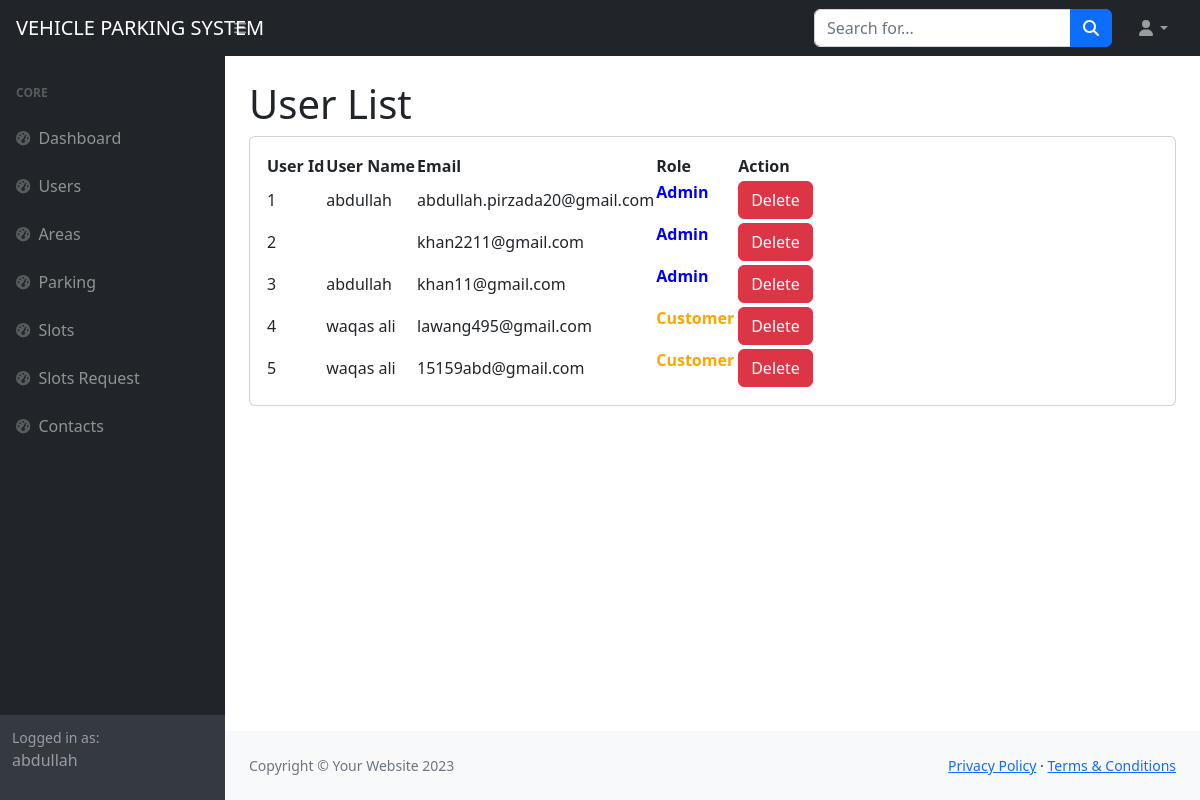
The page /backend/user_list/ (signed in) on the database its author committed.
### accountss/models.py (models this page shows)
class CustomUser(AbstractUser):
    USERNAME_FIELD = 'email'
    username = models.CharField(max_length=150, unique=False)
    email = models.EmailField(unique=True,default=True)
    is_admin = models.BooleanField(default=True)
    is_customer = models.BooleanField(default=False)
    forget_password_token = models.CharField(max_length=1000,blank=True,null=True)
    REQUIRED_FIELDS = [] # removes email from REQUIRED_FIELDS

### accountss/decorators.py (the view)
    def wrapper(request, *args, **kwargs):
        if request.user.is_authenticated and request.user.is_admin:
            return view_func(request, *args, **kwargs)
        else:
            return redirect('admin_login')

### backend/views.py (called while the page is built)
@backend_required
def user_list(request):
    user = CustomUser.objects.all()
    return render(request,'admin_site/user/user_list.html',context={'users':user})

### templates/admin_site/user/user_list.html
{% extends 'admin_site/base.html' %}
{% block content %}
<div id="layoutSidenav_content">
    <main>
        <div class="container-fluid px-4">
            <h1 class="mt-4">User List</h1>
            <div class="card mb-4">
                <div class="card-body">
                    <table id="datatablesSimple">
                        <thead>
                            <tr>
                                <th>User Id</th>
                                <th>User Name</th>
                                <th>Email</th>
                                <th>Role</th>
                                <th></th>
                                <th>Action</th>
                            </tr>
                        </thead>
                        <tbody>
                           {% for user in users  %}
                            <tr>
                                <td>{{user.id}}</td>
                                <td>{{user.username}}</td>
                                <td>{{user.email}}</td>
                                {% if user.is_admin %}
                                <td><p style="color:blue; font-weight:bold;">Admin</p></td>
                                {% else %}
                                <td class=""><p style="color:orange; font-weight:bold;">Customer</p></td>
                                {% endif %}
                                <td></td>
                                <td>
                                    <a href="{% url 'delete_user' user.id %}" type="button" class="btn btn-danger">
                                        Delete
                                      </a>
                                </td>
                            </tr>
                            {% endfor %}
                        </tbody>
                    </table>
                </div>
            </div>
        </div>
    </main>
{% endblock %}

### templates/admin_site/base.html
{% include 'admin_site/head_tages.html' %}
{% include 'admin_site/navbar.html' %}
{% include 'admin_site/sidebar.html' %}
{% block content %}
{% endblock %}
{% include 'admin_site/footer.html' %}
{% include 'admin_site/script_tages.html' %}

### templates/admin_site/head_tages.html (shortened to what this page needs)
<!DOCTYPE html>
<html lang="en">
    <head>
        {% load static %}
        <link href="https://cdn.jsdelivr.net/npm/simple-datatables@7.1.2/dist/style.min.css" rel="stylesheet" />
        <link rel="stylesheet" href="{% static 'admin_site/dist/css/styles.css' %}" />
    </head>

### templates/admin_site/navbar.html (shortened to what this page needs)
<body class="sb-nav-fixed">
    <nav class="sb-topnav navbar navbar-expand navbar-dark bg-dark">
        <a class="navbar-brand ps-3" href="#">VEHICLE PARKING SYSTEM</a>
        <button class="btn btn-link btn-sm order-1 order-lg-0 me-4 me-lg-0" id="sidebarToggle" href="#!"><i class="fas fa-bars"></i></button>
        <form class="d-none d-md-inline-block form-inline ms-auto me-0 me-md-3 my-2 my-md-0">
            <div class="input-group">
                <input class="form-control" type="text" placeholder="Search for..." aria-label="Search for..." aria-describedby="btnNavbarSearch" />
                <button class="btn btn-primary" id="btnNavbarSearch" type="button"><i class="fas fa-search"></i></button>
            </div>
        </form>
        <ul class="navbar-nav ms-auto ms-md-0 me-3 me-lg-4">
            <li class="nav-item dropdown">
                <a class="nav-link dropdown-toggle" id="navbarDropdown" href="#" role="button" data-bs-toggle="dropdown" aria-expanded="false"><i class="fas fa-user fa-fw"></i></a>
            </li>
        </ul>
    </nav>

### templates/admin_site/sidebar.html
 <div id="layoutSidenav">
            <div id="layoutSidenav_nav">
                <nav class="sb-sidenav accordion sb-sidenav-dark" id="sidenavAccordion">
                    <div class="sb-sidenav-menu">
                        <div class="nav">
                            <div class="sb-sidenav-menu-heading">Core</div>
                            <a class="nav-link" href="{% url 'index' %}">
                                <div class="sb-nav-link-icon"><i class="fas fa-tachometer-alt"></i></div>
                                Dashboard
                            </a>
                            <a class="nav-link" href="{% url 'user_list' %}">
                                <div class="sb-nav-link-icon"><i class="fas fa-tachometer-alt"></i></div>
                                Users
                            </a>
                            <a class="nav-link" href="{% url 'area_list' %}">
                                <div class="sb-nav-link-icon"><i class="fas fa-tachometer-alt"></i></div>
                                Areas
                            </a>
                            <a class="nav-link" href="{% url 'parking_list' %}">
                                <div class="sb-nav-link-icon"><i class="fas fa-tachometer-alt"></i></div>
                                Parking
                            </a>
                            <a class="nav-link" href="{% url 'slots_list' %}">
                                <div class="sb-nav-link-icon"><i class="fas fa-tachometer-alt"></i></div>
                                Slots
                            </a>
                            <a class="nav-link" href="{% url 'slots_request' %}">
                                <div class="sb-nav-link-icon"><i class="fas fa-tachometer-alt"></i></div>
                                Slots Request
                            </a>
                            <a class="nav-link" href="{% url 'contact_list' %}">
                                <div class="sb-nav-link-icon"><i class="fas fa-tachometer-alt"></i></div>
                                Contacts
                            </a>
                        </div>
                    </div>
                    <div class="sb-sidenav-footer">
                        <div class="small">Logged in as:</div>
                        {% if user.is_authenticated %}
                        <p>{{request.user.username}}</p>
                        {% endif %}
                    </div>
                </nav>
            </div>

### templates/admin_site/footer.html
<footer class="py-4 bg-light mt-auto">
    <div class="container-fluid px-4">
        <div class="d-flex align-items-center justify-content-between small">
            <div class="text-muted">Copyright &copy; Your Website 2023</div>
            <div>
                <a href="#">Privacy Policy</a>
                &middot;
                <a href="#">Terms &amp; Conditions</a>
            </div>
        </div>
    </div>
</footer>
</div>
</div>

### templates/admin_site/script_tages.html (shortened to what this page needs)
{% load static %}
</body>
</html>

### rows shown on the page
CustomUser: user.username "abdullah", id "1", username "abdullah", email "abdullah.pirzada20@gmail.com", is_admin "Admin"
CustomUser: id "2", email "khan2211@gmail.com", is_admin "Admin"
CustomUser: id "3", username "abdullah", email "khan11@gmail.com", is_admin "Admin"
CustomUser: id "4", username "waqas ali", email "lawang495@gmail.com", is_admin "Customer"
CustomUser: id "5", username "waqas ali", email "15159abd@gmail.com", is_admin "Customer"
